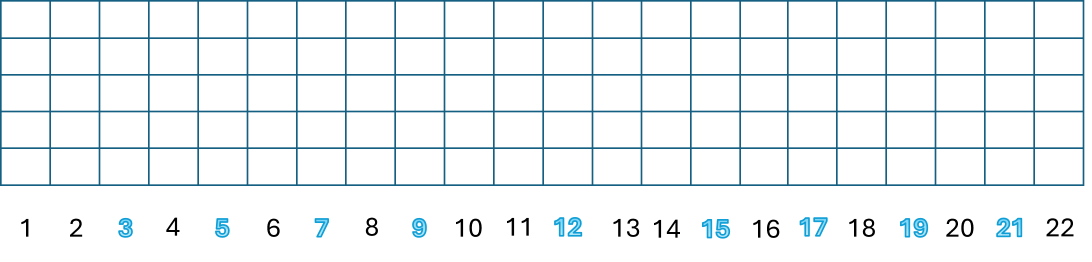
#> input picture FRET3.png, 3274 x 786 px (shown at 1/3 size)
$ python testFtetboardCoordinates.py
#> lines starting #> are read from the running program, lines starting #| are printed output that depends on the picture
from PIL import Image, ImageDraw, ImageFont
from fretboard_coordinates import fretboard_coordinates
from fretboard_notes import fretboard_notes

# Load the image
image_path = 'FRET3.png'  # Replace with the path to your image
image = Image.open(image_path)
#> image is the input picture: PIL image 3274x786 RGBA; mean R, G, B, A 166, 171.7, 174.2, 183.4
draw = ImageDraw.Draw(image)

# Load a font with the desired size
font_path = "Open_Sans/static/OpenSans-Bold.ttf"  # Replace with the path to your .ttf font file
font_size = 50  # Set the font size
font = ImageFont.truetype(font_path, font_size)

# Define the radius for the circles
radius = 50

# Draw circles and notes at each coordinate
for key, (x, y) in fretboard_coordinates.items():
    note, octave, color = fretboard_notes.get(key, ("", "", "black"))  # Default to black if no color found

    # Handle the empty fill for certain colors (e.g., "gray" as None for transparency)
    fill_color = None if color == "gray" else color

    # Draw the circle with the specified color
    left_up_point = (x - radius, y - radius)
    right_down_point = (x + radius, y + radius)
    draw.ellipse([left_up_point, right_down_point], fill=fill_color, outline=color)

    # Get text bounding box for centering
    bbox = draw.textbbox((0, 0), note, font=font)
    text_width, text_height = bbox[2] - bbox[0], bbox[3] - bbox[1]

    # Calculate centered text position inside the circle
    #text_position = (x - text_width / 2, y - text_height / 2)
    text_position = (x - text_width / 2, y - text_height / 2 - font_size * 0.3 )

    # Draw the text at the centered position
    draw.text(text_position, note, fill="black", font=font)
#> this loop made 138 passes
#> (bbox, text_width, text_height, text_position) on passes 1 to 12: ((0, 11, 32, 47), 32, 36, (-88, -31)), ((0, 11, 34, 47), 34, 36, (-89, 79)), ((0, 10, 39, 48), 39, 38, (-91.5, 188)), ((0, 11, 39, 47), 39, 36, (-91.5, 299)), ((0, 11, 34, 47), 34, 36, (-89, 409)), ((0, 11, 32, 47), 32, 36, (-88, 519)), ((0, 11, 29, 47), 29, 36, (61.5, -31)), ((0, 10, 35, 48), 35, 38, (58.5, 78)), ((0, 10, 81, 48), 81, 38, (35.5, 188)), ((0, 11, 80, 47), 80, 36, (36, 299)), ((0, 11, 76, 47), 76, 36, (38, 409)), ((0, 11, 29, 47), 29, 36, (61.5, 519))

# Save the updated image
output_path = 'fretboard_with_circles.png'  # Replace with your desired output path
image.save(output_path)
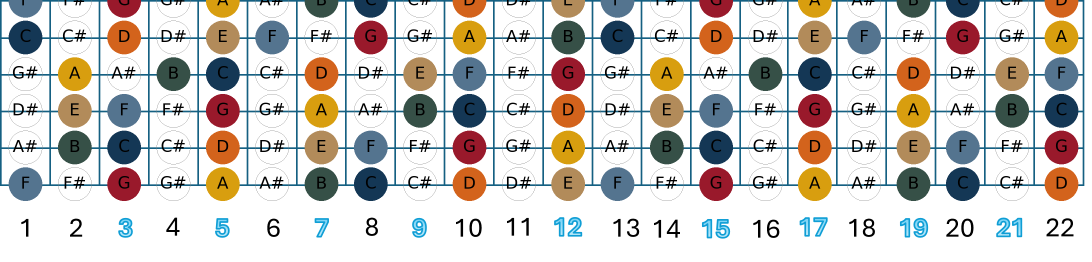
#> saved as fretboard_with_circles.png: PIL image 3274x786 RGBA (shown at 1/3 size); mean R, G, B, A 140.4, 137.7, 134, 188.1; transparent parts drawn white
print(f"Image saved to {output_path}")

$ run again, with fretboard_with_padding.png copied over FRET3.png
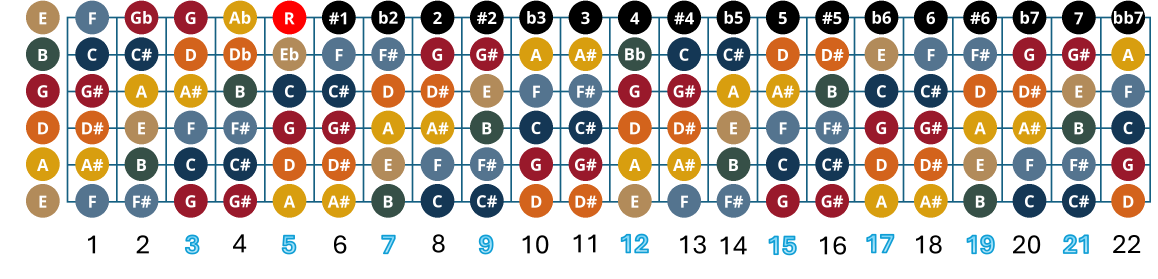
#> input picture fretboard_with_padding.png, 3474 x 836 px (shown at 1/3 size)
#> image is the input picture: PIL image 3474x836 RGBA; mean R, G, B, A 141.3, 132.1, 125.4, 180.7
#> the loop `for key, (x, y) in fretboard_coordinates.items():` made 138 passes
#> (bbox, text_width, text_height, text_position) on passes 1 to 8: ((0, 11, 32, 47), 32, 36, (-88, -31)), ((0, 11, 34, 47), 34, 36, (-89, 79)), ((0, 10, 39, 48), 39, 38, (-91.5, 188)), ((0, 11, 39, 47), 39, 36, (-91.5, 299)), ((0, 11, 34, 47), 34, 36, (-89, 409)), ((0, 11, 32, 47), 32, 36, (-88, 519)), ((0, 11, 29, 47), 29, 36, (61.5, -31)), ((0, 10, 35, 48), 35, 38, (58.5, 78))
#> `image.save(output_path)`:
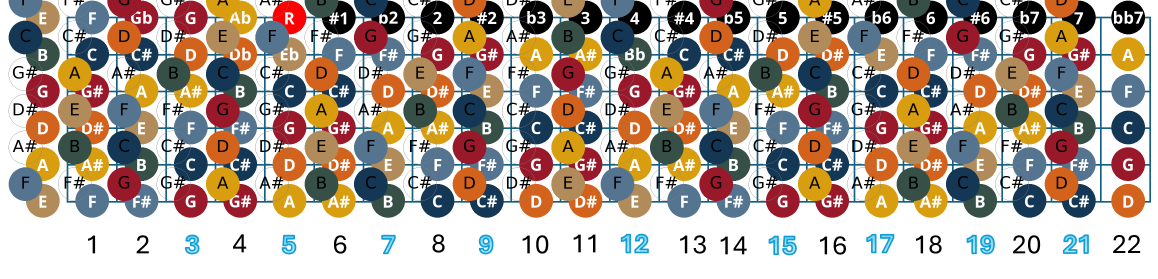
#> saved as fretboard_with_circles.png: PIL image 3474x836 RGBA (shown at 1/3 size); mean R, G, B, A 121.1, 107.1, 96.6, 186; transparent parts drawn white

$ run again, with individual_harmonics_decreasing_linewidth_ok.png copied over FRET3.png
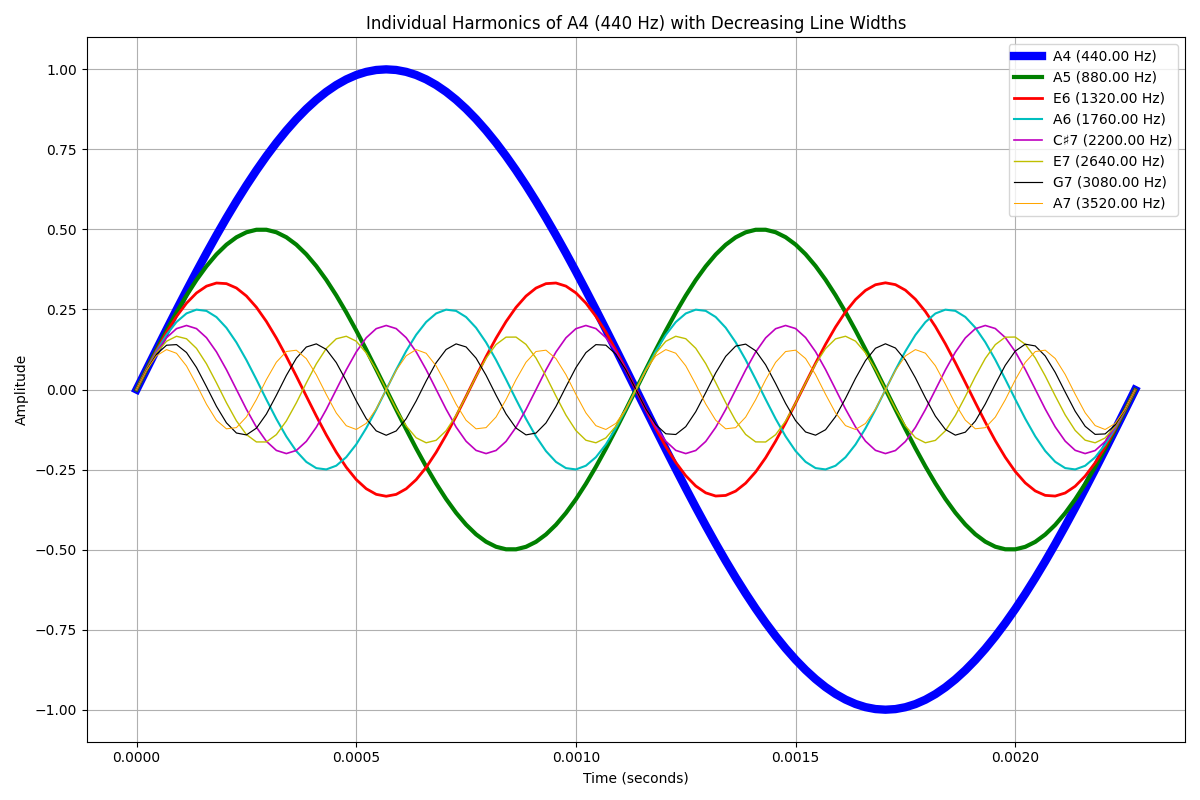
#> input picture individual_harmonics_decreasing_linewidth_ok.png, 1200 x 800 px
#> image is the input picture: PIL image 1200x800 RGBA; mean R, G, B, A 244.4, 244.1, 246.4, 255
#> the loop `for key, (x, y) in fretboard_coordinates.items():` made 138 passes
#> (bbox, text_width, text_height, text_position) on passes 1 to 8: ((0, 11, 32, 47), 32, 36, (-88, -31)), ((0, 11, 34, 47), 34, 36, (-89, 79)), ((0, 10, 39, 48), 39, 38, (-91.5, 188)), ((0, 11, 39, 47), 39, 36, (-91.5, 299)), ((0, 11, 34, 47), 34, 36, (-89, 409)), ((0, 11, 32, 47), 32, 36, (-88, 519)), ((0, 11, 29, 47), 29, 36, (61.5, -31)), ((0, 10, 35, 48), 35, 38, (58.5, 78))
#> `image.save(output_path)`:
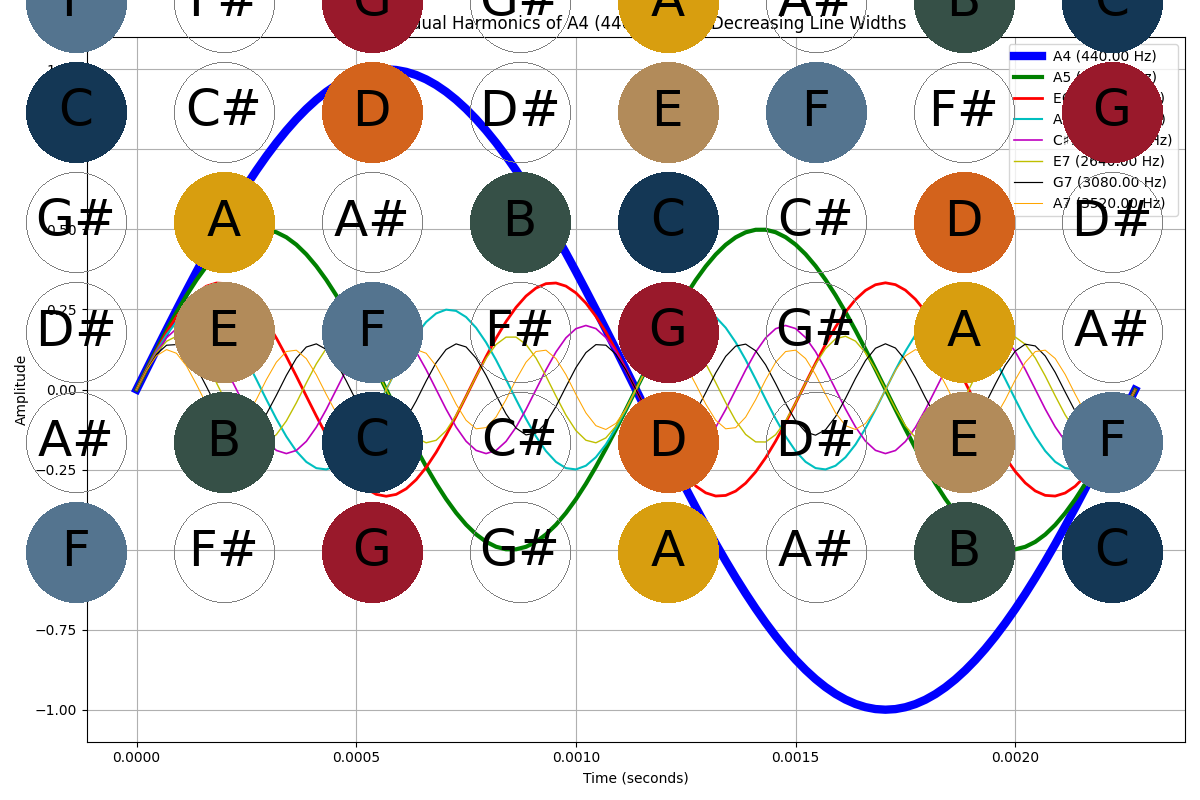
#> saved as fretboard_with_circles.png: PIL image 1200x800 RGBA; mean R, G, B, A 212.8, 207, 204.2, 255
